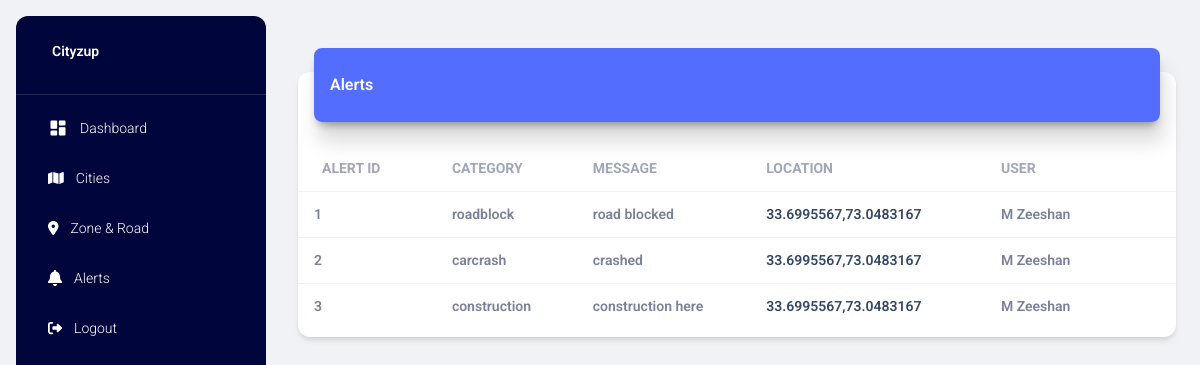
The page /alerts/ (signed in) on the database its author committed.
### project/models.py (models this page shows, shortened)
class Alert(db.Model):
    a_id = db.Column(db.Integer, primary_key=True)
    a_category = db.Column(db.String(255), nullable=False)
    a_photo = db.Column(db.String(255))
    a_message = db.Column(db.String(255), nullable=False)
    a_latitude = db.Column(db.Float, nullable=False)
    a_longitude = db.Column(db.Float, nullable=False)
    a_points = db.Column(db.Integer, nullable=False)
    z_id = db.Column(db.Integer, db.ForeignKey('zone.z_id'), nullable=False)
    zone = db.relationship('Zone', backref=db.backref('alerts', lazy=True))
    au_id = db.Column(db.Integer, db.ForeignKey('app_user.au_id'), nullable=False)
    app_user = db.relationship('AppUser', backref=db.backref('alerts', lazy=True))

class AppUser(db.Model):
    au_id = db.Column(db.Integer, primary_key=True)
    au_full_name = db.Column(db.String(100), nullable=False)
    au_email = db.Column(db.String(120), unique=True, nullable=False)
    au_mobile_number = db.Column(db.String(15), unique=True, nullable=False)
    au_password_hash = db.Column(db.String(128), nullable=False)
    au_photo = db.Column(db.String(255), nullable=True)

### project/main.py (the view)
@main.route("/alerts/")
@login_required
def get_alerts_with_user_info():
    alerts_with_user_info = db.session.query(
        Alert,
        AppUser
    ).join(AppUser).all()
    result = []
    for alert, user in alerts_with_user_info:
        result.append({
            'a_id': alert.a_id,
            'a_category': alert.a_category,
            'a_photo': alert.a_photo,
            'a_message': alert.a_message,
            'a_latitude': alert.a_latitude,
            'a_longitude': alert.a_longitude,
            'au_full_name': user.au_full_name,
            'au_email': user.au_email,
            'au_mobile_number': user.au_mobile_number
        })
    title = 'Alerts'
    page_title = 'Alerts'
    return render_template('alerts.html', alerts=result, page_title=page_title, title=title)

### project/models.py (called while the page is built)
@login_manager.user_loader
def load_user(user_id):
    return User.query.get(int(user_id))

### project/templates/alerts.html (shortened to what this page needs)
{% extends "layout.html" %} {% block title %} {% endblock %} {% block content %}
<div class="container-fluid py-4">
    <div class="row">
        <div class="col-12">
            <div class="card my-4">
                <div class="card-header p-0 position-relative mt-n4 mx-3 z-index-2">
                    <div class="bg-gradient-primary shadow-primary border-radius-lg pt-4 pb-3">
                        <h6 class="text-white text-capitalize ps-3">Alerts</h6>
                    </div>
                </div>
                <div class="card-body px-0 pb-2">
                    <div class="table-responsive p-0">
                        {% if alerts|length > 0 %}
                        <table class="table align-items-center mb-0">
                            <thead>
                                <tr>
                                    <th class="text-uppercase text-secondary text-sm font-weight-bolder opacity-7">
                                        Alert ID
                                    </th>
                                    <th class="text-uppercase text-secondary text-sm font-weight-bolder opacity-7 ps-2">
                                        Category
                                    </th>
                                    <th class="text-uppercase text-secondary text-sm font-weight-bolder opacity-7 ps-2">
                                        Message
                                    </th>
                                    <th class="text-uppercase text-secondary text-sm font-weight-bolder opacity-7 ps-2">
                                        Location
                                    </th>
                                    <th class="text-uppercase text-secondary text-sm font-weight-bolder opacity-7 ps-2">
                                        User
                                    </th>
                                    <th class="text-secondary opacity-7"></th>
                                </tr>
                            </thead>
                            <tbody>
                                {% for alert in alerts %}
                                <tr>
                                    <td>
                                        <div class="d-flex px-2 py-1">
                                            <div class="d-flex flex-column justify-content-center">
                                                <p class="text-sm font-weight-bold mb-0">{{ alert.a_id }}</p>
                                            </div>
                                        </div>
                                    </td>
                                    <td>
                                        <p class="text-sm font-weight-bold mb-0">{{ alert.a_category }}</p>
                                    </td>
                                    <td>
                                        <p class="text-sm font-weight-bold mb-0">{{ alert.a_message }}</p>
                                    </td>
                                    <td>
                                        <a href="https://www.google.com/maps/place/{{ alert.a_latitude }},{{ alert.a_longitude }}"
                                            target="_blank">
                                            <p class="text-sm font-weight-bold mb-0">{{ alert.a_latitude }},{{
                                                alert.a_longitude }}</p>
                                        </a>
                                    </td>
                                    <td>
                                        <p class="text-sm font-weight-bold mb-0">{{ alert.au_full_name }}</p>
                                    </td>
                                    <td class="align-middle">
                                    </td>
                                </tr>
                                {% endfor %}
                            </tbody>
                        </table>
                        {% else %}
                        <h4 class="text-center">There are currently no alerts available.</h4>
                        {% endif %}
                    </div>
                </div>
            </div>
        </div>
    </div>
</div>
{% endblock %}

### project/static/css/styles.css (style rules this page uses)
.bg-gradient-primary { background-image: linear-gradient(195deg, #536dfe 0%, #536dfe 100%); }
.shadow-primary { box-shadow: 4px 20px 20px rgba(0, 0, 0, 0.14), 0px 7px 10px -5px rgba(0, 0, 0, 0.4) !important }

### rows shown on the page
Alert: a_id "1", a_category "roadblock", a_message "road blocked", a_latitude "33.6995567", a_longitude "73.0483167", au_full_name "M Zeeshan"
Alert: a_category "carcrash", a_message "crashed", a_latitude "33.6995567", a_longitude "73.0483167"
AppUser: au_full_name "M Zeeshan" "M Zeeshan"
Alert: a_category "construction", a_message "construction here", a_latitude "33.6995567", a_longitude "73.0483167"

### other values the page prints
{{ alert.a_id }} "2" "3"
